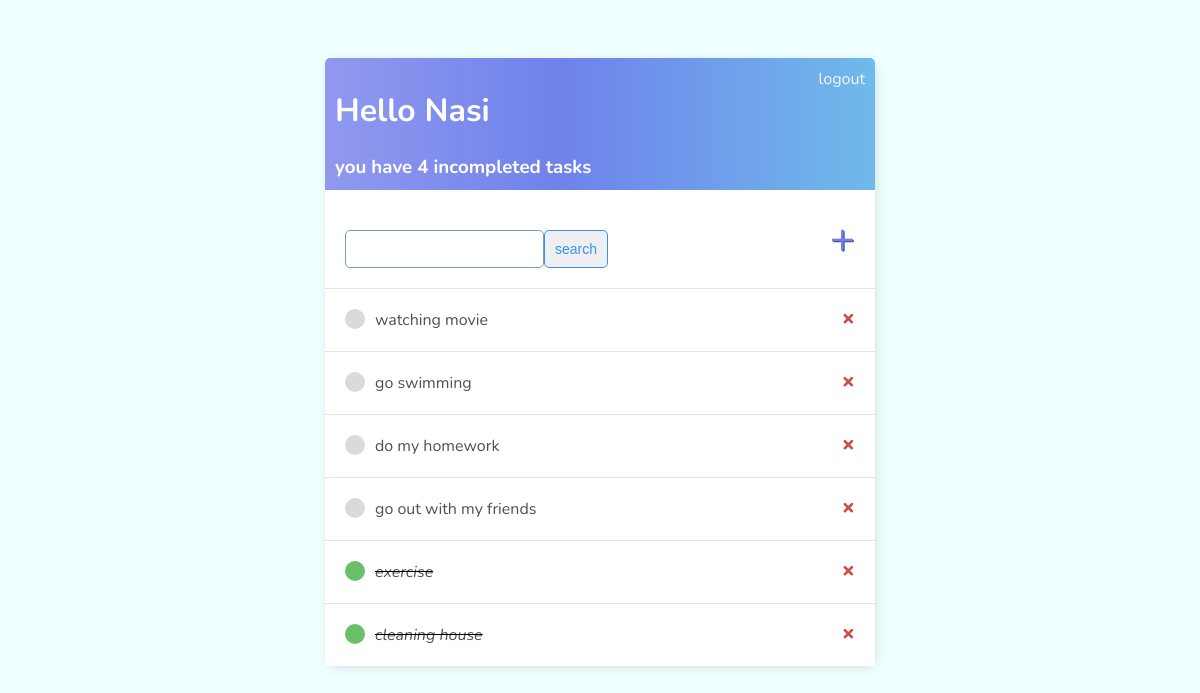
The app's page / (signed in), older data.
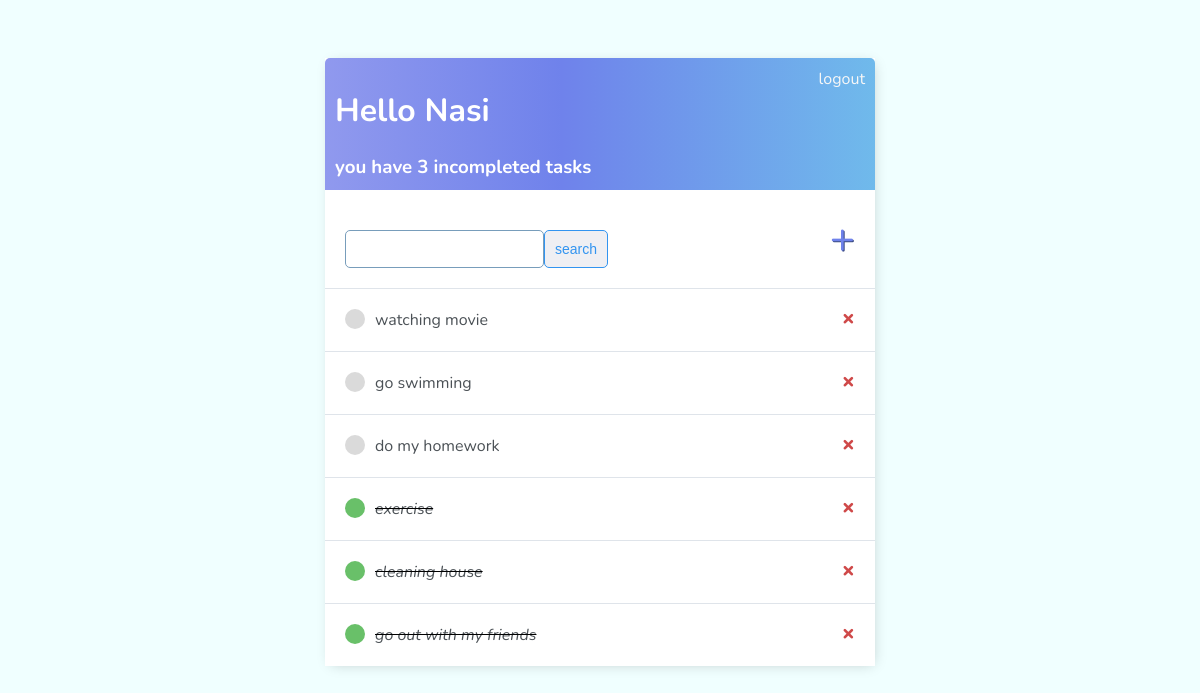
The same page, newer data.
### base/models.py (models this page shows, shortened)
class Task(models.Model):
    user = models.ForeignKey(User, on_delete=models.CASCADE, null=True, blank=True)
    title = models.CharField(max_length=200)
    description = models.TextField(null=True, blank=True)
    complete = models.BooleanField(default=False)
    created = models.DateTimeField(auto_now_add=True)
    def __str__(self):
        return self.title
    class Meta:
        ordering = ['complete',]

### base/views.py (the view)
# urls.py: path('', views.TaskListView.as_view(), name='tasks'),
class TaskListView(LoginRequiredMixin, generic.ListView):
    model = Task
    template_name = 'base/task_list.html'
    context_object_name = 'tasks'
    def get_context_data(self, **kwargs):
        context = super().get_context_data(**kwargs)
        context['tasks'] = context['tasks'].filter(user=self.request.user)
        context['count'] = context['tasks'].filter(complete=False).count()
        search_input = self.request.GET.get('search-area') or ''
        if search_input:
            context['tasks'] = context['tasks'].filter(title__startswith=search_input)
        context['search_input'] = search_input
        return context

### base/templates/base/task_list.html
{% extends 'main.html' %}
{% block content %}
<div class="header-bar">
    <div>
        <h1>Hello {{request.user|title}}</h1>
        {% if count is not 0 %}
            <h3 style="margin: 0;"> you have {{count}} incompleted task{{count|pluralize:"s"}}</h3>
        {% else %}
            <h3 style="margin: 0;"> hooray! You have completed all of your tasks.</h3>
        {% endif %}
    </div>
    {% if request.user.is_authenticated %}
        <a href="{% url 'logout' %}">logout</a>
    {% else %}
        <a href="{% url 'login' %}">login</a>
    {% endif %}
</div>
<div id="search-add-wrapper">
    <form method="GET" style="display: flex; margin-top: 20px">
        <input type="text" name="search-area" value="{{search_input}}">
        <input class="button" type="submit" value="search">
    </form>
    <a id="add-link" href="{% url 'task_create' %}">&#x2b;</a>
</div>
<div id="tasklist" class="task-items-wrapper">
    {% for task in tasks %}
    <div class="task-wrapper" data-position="{{task.pk}}">
        <div class="task-title">
            {% if task.complete %}
            <div class="task-complete-icon"></div>
            <i><s><a href="{% url 'task_update' task.id %}">{{task}}</a></s></i> {% else %}
            <div class="task-incomplete-icon"></div>
            <a href="{% url 'task_update' task.id %}">{{task}}</a> {% endif %}
        </div>
        <div class="task-controls">
            <a class="delete-link" href="{% url 'task_delete' task.id %}">&#215;</a>
        </div>
    </div>
    {% empty %}
    <div style="text-align: center; padding-bottom: 10px; line-height: 1em;">
        <h3>No new tasks are created.</h3>
        <h3>Create a <a style="text-decoration: none; color: #e53935;" href="{% url 'task_create' %}">New task</a> ! </h3>
    </div>
    {% endfor %}
</div>
{% endblock %}

### base/templates/main.html (shortened to what this page needs)
<!DOCTYPE html>
<html lang="en">
<head>
</head>
<body>
    <div class='container'>
        {% block content %}
        {% endblock %}
    </div>
</body>
</html>

### base/templates/main.html (style rules this page uses)
body { background-color: rgb(240, 255, 255); font-family: 'Nunito', sans-serif; padding-top: 50px; }
h1, h2, h3, h4, h5, h6 { font-family: 'Raleway' sans-serif; }
a, p { color: #4b5156; }
.container { max-width: 550px; margin: auto; background-color: white; -webkit-box-shadow: 2px 2px 13px -4px rgba(0, 0, 0, 0.21); box-shadow: 2px 2px 13px -4px rgba(0, 0, 0, 0.21); }
.header-bar a { color: rgb(247, 247, 247); text-decoration: none; }
.header-bar { display: flex; justify-content: space-between; color: #fff; padding: 10px; border-radius: 5px 5px 0 0; background: linear-gradient(90deg, #9099ee 0%, #6f82eb 43%, hsl(204, 76%, 68%) 100%); }
.task-wrapper { display: flex; align-items: center; justify-content: space-between; background-color: #fff; border-top: 1px solid #dfe4ea; overflow: hidden; }
.task-title { display: flex; padding: 20px; }
.task-title a { text-decoration: none; color: #4b5156; margin-left: 10px; }
.task-complete-icon { height: 20px; width: 20px; background-color: rgb(105, 192, 105); border-radius: 50%; }
.task-incomplete-icon { height: 20px; width: 20px; background-color: rgb(218, 218, 218); border-radius: 50%; }
.delete-link { text-decoration: none; font-weight: 900; color: #cf4949; font-size: 22px; line-height: 0; margin: 20px 20px; }
#add-link { color: #6f82eb; text-decoration: none; font-size: 42px; text-shadow: 1px 1px #3b4b81; }
#search-add-wrapper { display: flex; justify-content: space-between; align-items: center; padding: 20px; }
input[type=text], input[type=password], textarea { border: 1px solid #789dbb; border-radius: 5px; padding: 10px; width: 90%; }
.button { border: 1px solid #3294f0; background-color: rgb(239, 239, 243); color: #3294f0; padding: 10px; font-size: 14px; border-radius: 5px; cursor: pointer; text-decoration: none; }

Row changes from the older to the newer data that the page shows:
changed Task "go out with my friends": complete False → True (drawn); moves down the list
Text that changed along with them:
{{ count }}: "4" → "3"
